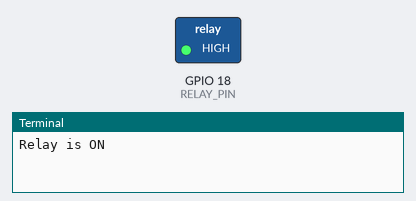
Recording of a program running on a simulated Raspberry Pi (BCM pin numbers). On the bench: switched loads named in the program (green lamp = pin HIGH), the last lines printed to the terminal. At 5.0 s the program stops and its outputs stay as they are.

Above: at 0.1 s.
At 5.1 s:
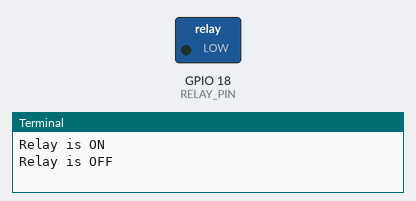
Timing chart, 0 to 6.5 s (numbered marks = the images above):
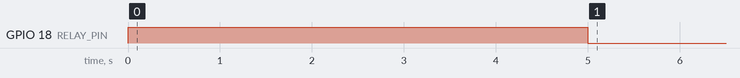

The program:

relay.py
```python
import RPi.GPIO as GPIO
import time

# GPIO setup
GPIO.setmode(GPIO.BCM)
RELAY_PIN = 18
GPIO.setup(RELAY_PIN, GPIO.OUT)

# Activate the relay
GPIO.output(RELAY_PIN, GPIO.HIGH)
print("Relay is ON")
time.sleep(5)  # Keep relay ON for 5 seconds

# Deactivate the relay
GPIO.output(RELAY_PIN, GPIO.LOW)
print("Relay is OFF")
GPIO.cleanup()
```

Measured:
- by itself, GPIO 18 (RELAY_PIN): LOW → HIGH at 0.00 s, → LOW 5.0 s later
